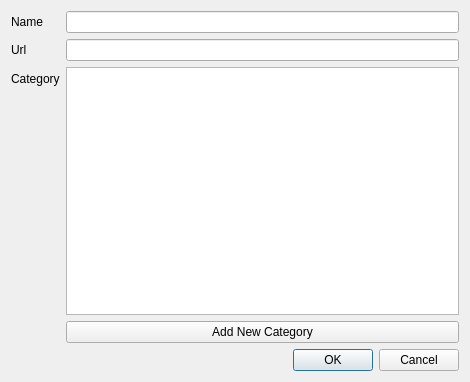
<?xml version="1.0" encoding="UTF-8"?>
<ui version="4.0">
 <class>FeedEditDialog</class>
 <widget class="QDialog" name="FeedEditDialog">
  <property name="geometry">
   <rect>
    <x>0</x>
    <y>0</y>
    <width>470</width>
    <height>382</height>
   </rect>
  </property>
  <property name="sizePolicy">
   <sizepolicy hsizetype="Fixed" vsizetype="Preferred">
    <horstretch>0</horstretch>
    <verstretch>0</verstretch>
   </sizepolicy>
  </property>
  <property name="minimumSize">
   <size>
    <width>0</width>
    <height>119</height>
   </size>
  </property>
  <property name="maximumSize">
   <size>
    <width>16777215</width>
    <height>16777215</height>
   </size>
  </property>
  <property name="windowTitle">
   <string>Add Feed</string>
  </property>
  <layout class="QVBoxLayout" name="verticalLayout">
   <item>
    <layout class="QFormLayout" name="formLayout">
     <property name="fieldGrowthPolicy">
      <enum>QFormLayout::AllNonFixedFieldsGrow</enum>
     </property>
     <item row="0" column="0">
      <widget class="QLabel" name="label">
       <property name="text">
        <string>Name</string>
       </property>
      </widget>
     </item>
     <item row="0" column="1">
      <widget class="QLineEdit" name="nameEdit"/>
     </item>
     <item row="1" column="0">
      <widget class="QLabel" name="label_2">
       <property name="inputMethodHints">
        <set>Qt::ImhUrlCharactersOnly</set>
       </property>
       <property name="text">
        <string>Url</string>
       </property>
      </widget>
     </item>
     <item row="1" column="1">
      <widget class="QLineEdit" name="urlEdit"/>
     </item>
     <item row="2" column="0">
      <widget class="QLabel" name="label_3">
       <property name="text">
        <string>Category</string>
       </property>
      </widget>
     </item>
     <item row="2" column="1">
      <widget class="QTreeWidget" name="categoryTree">
       <attribute name="headerVisible">
        <bool>false</bool>
       </attribute>
       <column>
        <property name="text">
         <string notr="true">1</string>
        </property>
       </column>
      </widget>
     </item>
     <item row="3" column="1">
      <widget class="QPushButton" name="btnNewCat">
       <property name="text">
        <string>Add New Category</string>
       </property>
      </widget>
     </item>
    </layout>
   </item>
   <item>
    <widget class="QDialogButtonBox" name="buttonBox">
     <property name="orientation">
      <enum>Qt::Horizontal</enum>
     </property>
     <property name="standardButtons">
      <set>QDialogButtonBox::Cancel|QDialogButtonBox::Ok</set>
     </property>
    </widget>
   </item>
  </layout>
 </widget>
 <resources/>
 <connections>
  <connection>
   <sender>buttonBox</sender>
   <signal>accepted()</signal>
   <receiver>FeedEditDialog</receiver>
   <slot>accept()</slot>
   <hints>
    <hint type="sourcelabel">
     <x>248</x>
     <y>254</y>
    </hint>
    <hint type="destinationlabel">
     <x>157</x>
     <y>274</y>
    </hint>
   </hints>
  </connection>
  <connection>
   <sender>buttonBox</sender>
   <signal>rejected()</signal>
   <receiver>FeedEditDialog</receiver>
   <slot>reject()</slot>
   <hints>
    <hint type="sourcelabel">
     <x>316</x>
     <y>260</y>
    </hint>
    <hint type="destinationlabel">
     <x>286</x>
     <y>274</y>
    </hint>
   </hints>
  </connection>
 </connections>
</ui>
